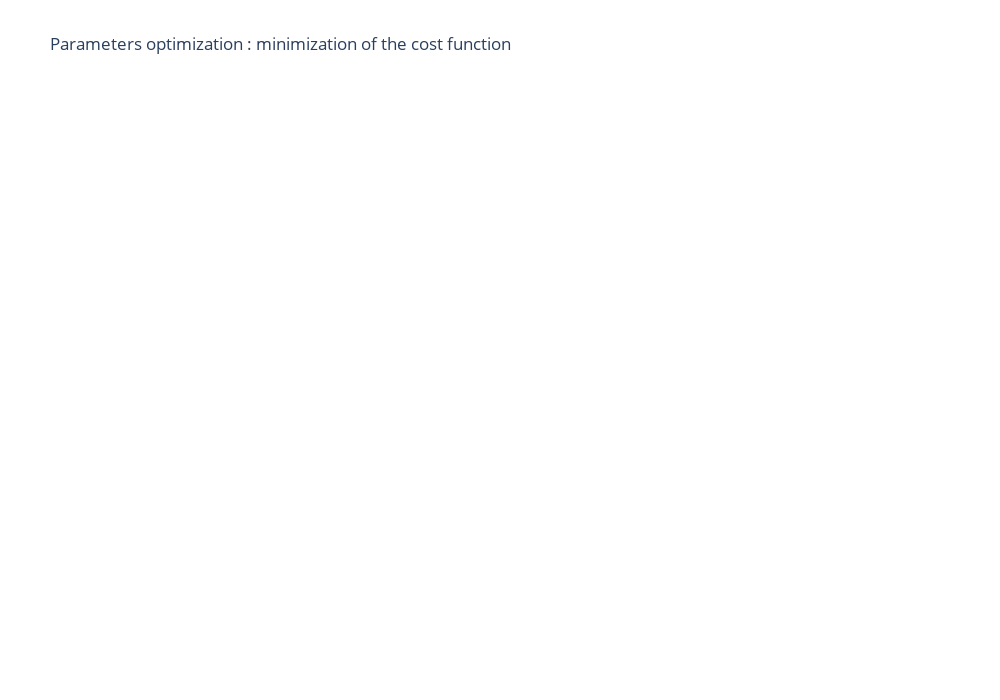

The notebook cell this image was saved under:
### Code cell
fig = viewer.parallel_coordinates(
    4000,
    # colorscale=[
    #     [0, "rgba(0, 0, 255, 0.8)"],
    #     [0.3, "rgba(255,255,0,0.5)"],
    #     [1.0, "rgba(255,255,0,0.0)"],
    # ],
)
fig.update_layout(width=1000, height=700)

### Figure 1 — Plotly figure (JSON) as saved in the notebook; plotly's stock layout.template omitted (floating-point values rounded to 4 significant figures)
{"data": [{"dimensions": [{"label": "D1N1_energy_coefficient", "range": [0.05, 0.8], "values": []}, {"label": "D1N1_inv_lambda_max", "range": [0, 100], "values": []}, {"label": "D1N1_inv_lambda_rate", "range": [0, 1], "values": []}, {"label": "D2N1_energy_coefficient", "range": [0.05, 0.8], "values": []}, {"label": "D2N1_inv_lambda_max", "range": [0, 100], "values": []}, {"label": "D2N1_inv_lambda_rate", "range": [0, 1], "values": []}], "line": {"color": [], "colorbar": {"tickmode": "array", "ticktext": [null, null], "tickvals": [null, null], "title": {"text": "Cost function score"}}, "colorscale": [[0, "rgba(0, 0, 255, 0.8)"], [0.3, "rgba(255,255,0,0.5)"], [1, "rgba(255,255,0,0.0)"]], "reversescale": true, "showscale": true}, "type": "parcoords", "unselected": {"line": {"opacity": 0.2}}}], "layout": {"coloraxis": {"colorbar": {"title": {"text": "Fitness"}}}, "height": 700, "title": {"text": "Parameters optimization : minimization of the cost function"}, "width": 1000}}
